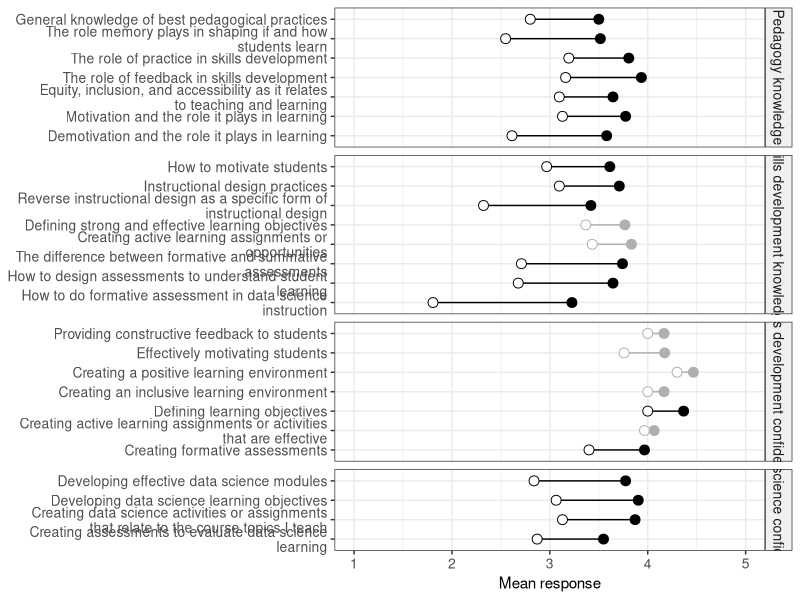
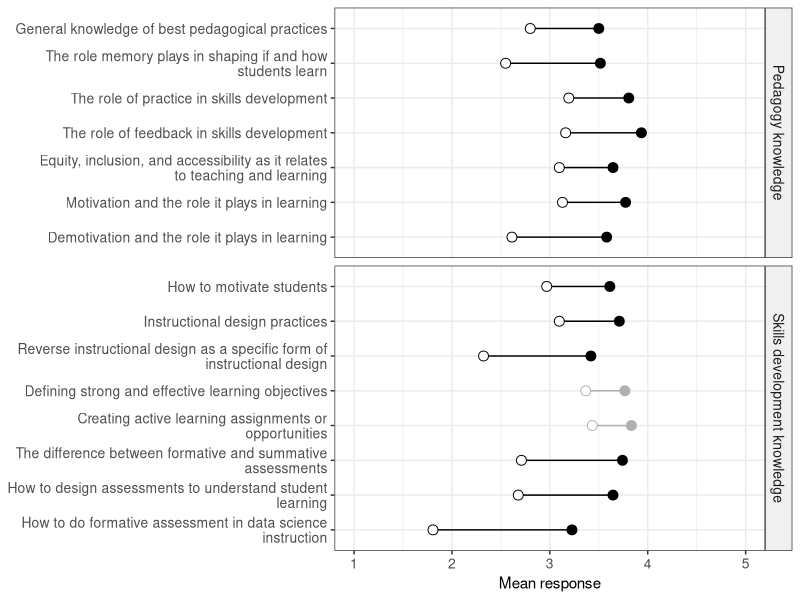
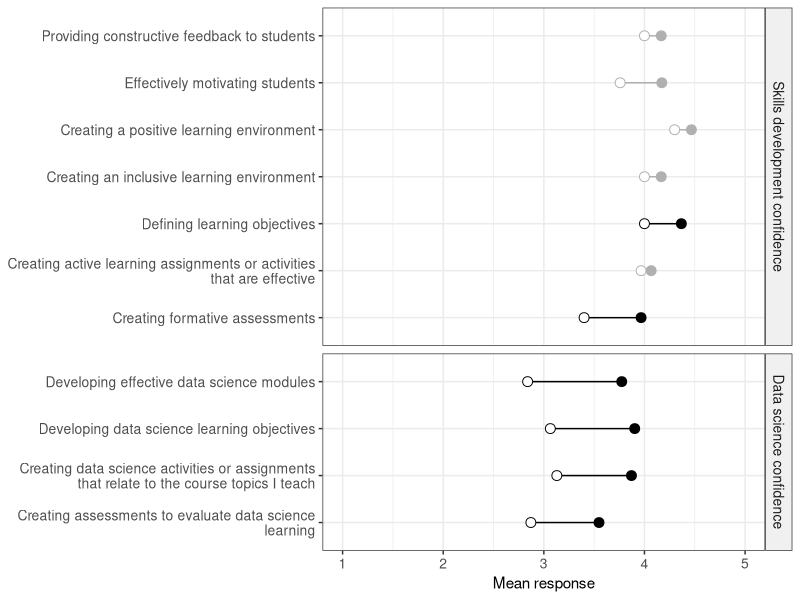

The R source for these figures, in order:
# Visualization and tabulation of pre/post analysis results
# Jeff Oliver
# jcoliver@arizona.edu
# 2025-04-10

# Plots and table are based on the output of 02-pre-post-analyses.R script
# output/pre-post-results.csv

library(dplyr)
library(ggplot2)
library(stringr) # For wrapping long axis labels

# Will have four separate plots (facets), for four types of questions
#   1. Knowledge of pedagogical best practices, especially in regards to skills 
#      development
#   2. Knowledge of how to apply best practices for skills development
#   3. Confidence in using best practices for skills development
#   4. Confidence in developing data science materials

results <- read.csv(file = "output/pre-post-results.csv")

# Add indicator of whether adjusted p is significant or not
results <- results %>%
  mutate(sig = adj_p < 0.05)

# Need to level things so they appear in the order we want on the plot
# Leveling categories so knowledge panels (2) show up a top and middle and 
# confidence panel shows up at the bottom
results <- results %>%
  mutate(question_category = factor(x = question_category,
                                    levels = c("Pedagogy knowledge",
                                               "Skills development knowledge",
                                               "Skills development confidence",
                                               "Data science confidence")))

# Leveling questions so low-numbered questions (e.g. Q09) are at top, instead 
# of bottom
results <- results %>%
  mutate(question_id = factor(x = question_id,
                              levels = rev(unique(question_id))))

# UPDATE: Single figure is now too crowded. Do to separate figures (below)
# Will want to indicate which questions had significant differences between pre
# and post score. For now, using shade (gray is N.S., black is significant)
# Experimented with linetype (dashed N.S.), but sometimes had no line because 
# of small difference between pre- and post-workshop scores
pre_post_plot <- ggplot(data = results, mapping = aes(y = question_id)) +
  geom_errorbar(mapping = aes(xmin = mean_pre, 
                              xmax = mean_post,
                              color = sig), width = 0) +
  # scale_linetype_manual(values = c(2, 1)) + # dashed for N.S. (sig == FALSE)
  geom_point(mapping = aes(x = mean_pre,
                           color = sig), 
             shape = 21, size = 3, fill = "#FFFFFF") +
  geom_point(mapping = aes(x = mean_post,
                           color = sig), 
             shape = 19, size = 3) +
  scale_color_manual(values = c("#B0B0B0", "#000000")) +
  scale_y_discrete(breaks = results$question_id,
                     # labels = results$question_text) +
                   labels = stringr::str_wrap(results$question_text, width = 50)) +
  scale_x_continuous(limits = c(1, 5)) +
  facet_grid(question_category ~ ., 
             scales = "free_y",
             space = "free_y") + # For smarter use of vertical space
  labs(x = "Mean response",
       y = NULL) +
  theme_bw() +
  theme(axis.text = element_text(size = 10),
        legend.position = "none",
        strip.background = element_rect(fill = "#F0F0F0"),
        strip.text = element_text(size = 10))

ggsave(filename = "output/pre-post-visualization.png",
       plot = pre_post_plot,
       height = 8,
       width = 6.5,
       units = "in")

plot_pre_post <- function(results_to_plot) {
  pre_post_plot <- ggplot(data = results_to_plot, mapping = aes(y = question_id)) +
    geom_errorbar(mapping = aes(xmin = mean_pre, 
                                xmax = mean_post,
                                color = sig), width = 0) +
    # scale_linetype_manual(values = c(2, 1)) + # dashed for N.S. (sig == FALSE)
    geom_point(mapping = aes(x = mean_pre,
                             color = sig), 
               shape = 21, size = 3, fill = "#FFFFFF") +
    geom_point(mapping = aes(x = mean_post,
                             color = sig), 
               shape = 19, size = 3) +
    scale_color_manual(values = c("#B0B0B0", "#000000")) +
    scale_y_discrete(breaks = results_to_plot$question_id,
                     labels = stringr::str_wrap(results_to_plot$question_text, 
                                                width = 50)) +
    scale_x_continuous(limits = c(1, 5)) +
    facet_grid(question_category ~ ., 
               scales = "free_y",
               space = "free_y") + # For smarter use of vertical space
    labs(x = "Mean response",
         y = NULL) +
    theme_bw() +
    theme(axis.text = element_text(size = 10),
          legend.position = "none",
          strip.background = element_rect(fill = "#F0F0F0"),
          strip.text = element_text(size = 10))
}

knowledge_pre_post <- results %>%
  filter(question_category %in% c("Pedagogy knowledge",
                                  "Skills development knowledge")) %>%
  plot_pre_post()
ggsave(filename = "output/pre-post-viz-knowledge.png",
       plot = knowledge_pre_post,
       height = 5,
       width = 6.5,
       units = "in")

confidence_pre_post <- results %>% 
  filter(question_category %in% c("Skills development confidence",
                                  "Data science confidence")) %>%
  plot_pre_post()
ggsave(filename = "output/pre-post-viz-confidence.png",
       plot = confidence_pre_post,
       height = 5,
       width = 6.5,
       units = "in")

################################################################################
# A table of statistical results with question type, question text, t, df, adj p
results_table <- results %>%
  select(question_category, question_text, t, df, adj_p)

# Let's go ahead and round t
results_table <- results_table %>%
  mutate(t = round(t, digits = 2))

# Now, we want a column for p, but not with all the significant digits. 
# Anything less than 0.001 should be replaced with "< 0.001"
results_table <- results_table %>%
  mutate(p = if_else(adj_p < 0.001, 
                     true = "<0.001",
                     false = as.character(round(adj_p, digits = 3))))

# Since we are *only* reporting adjusted p-values, drop the "adj_p" column
results_table <- results_table %>%
  select(-adj_p)

# And now order things so they show up in same order as the figure
results_table <- results_table %>%
  arrange(question_category, question_text)

# And write to csv
write.csv(file = "output/pre-post-table.csv",
          row.names = FALSE,
          x = results_table)
